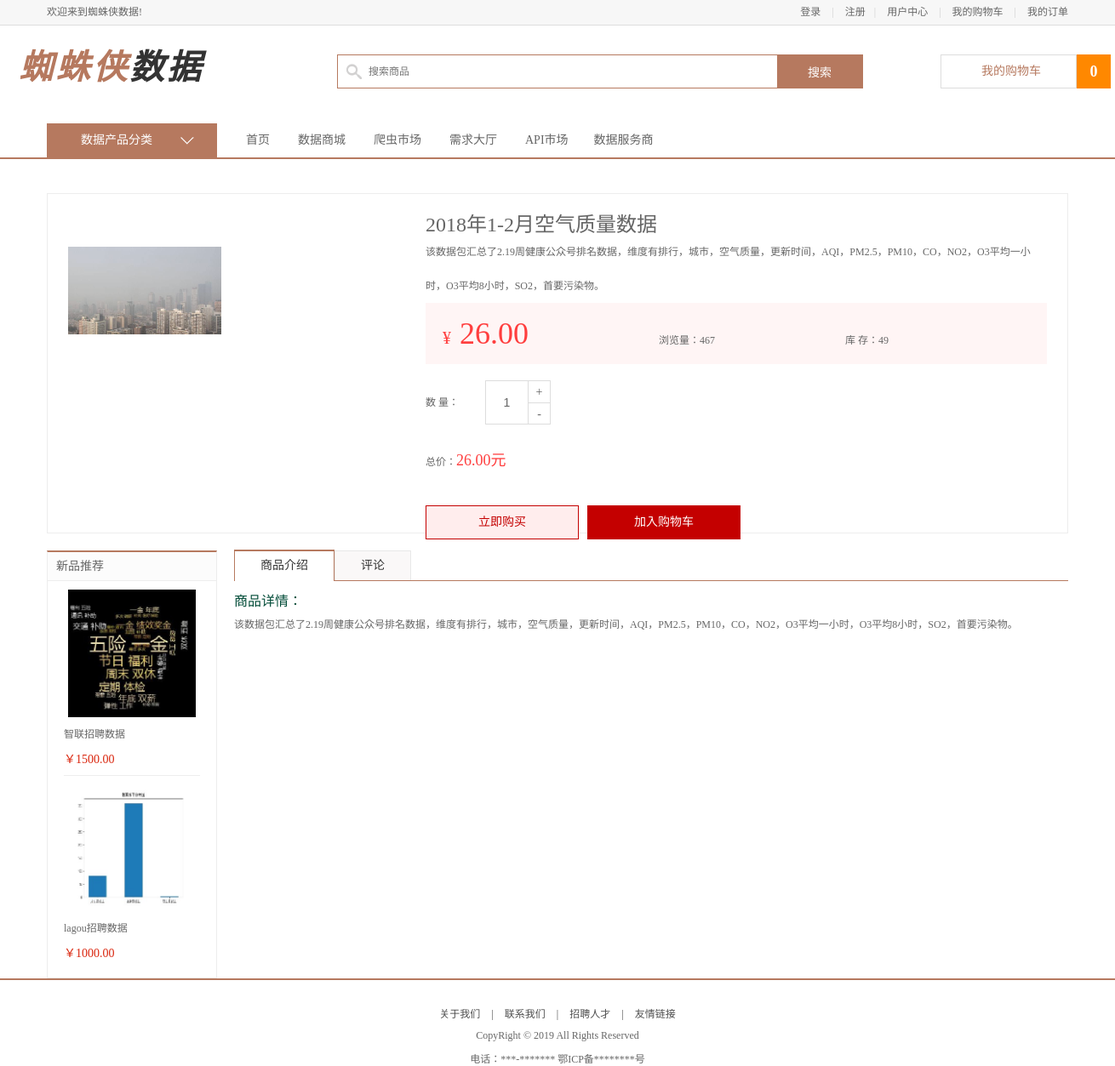
The app's page /8/ with its own data.
### apps/df_goods/models.py (models this page shows, shortened)
class GoodsInfo(models.Model):
    isDelete = models.BooleanField(default=False)  # 逻辑删除
    gtitle = models.CharField(max_length=20, verbose_name="商品名称", unique=True)
    gpic = models.ImageField(upload_to='df_goods', verbose_name="图片路径")
    gprice = models.DecimalField(max_digits=7, decimal_places=2, verbose_name="商品价格")  # 商品价格小数位为两位，整数位为3位
    gunit = models.CharField(max_length=20, verbose_name="浏览量")
    gclick = models.IntegerField(verbose_name="点击量", default=0)
    gjianjie = models.CharField(max_length=200, verbose_name="简介")
    gkucun = models.IntegerField(verbose_name="库存")
    gcontent = HTMLField(max_length=500, verbose_name="详情")
    gtype = models.ForeignKey(TypeInfo, on_delete=models.CASCADE, verbose_name="分类")  # 外键关联TypeInfo表
    class Meta:
        verbose_name = "商品"
        verbose_name_plural = verbose_name

### apps/df_goods/views.py (the view, shortened to what this page needs)
# urls.py: url('^(\d+)/$', views.detail, name="detail"),
def detail(request, gid):
    good_id = gid
    goods = GoodsInfo.objects.get(pk=int(good_id))
    goods.gclick = goods.gclick + 1  # 商品点击量
    goods.save()
    news = goods.gtype.goodsinfo_set.order_by('-id')[0:2]
    context = {
        'title': goods.gtype.ttitle,
        'guest_cart': 1,
        'cart_num': cart_count(request),
        'goods': goods,
        'news': news,
        'id': good_id,
    }
    response = render(request, 'df_goods/detail.html', context)
    return response

### apps/df_goods/views.py (called while the page is built)
def cart_count(request):
    if 'user_id' in request.session:
        return CartInfo.objects.filter(user_id=request.session['user_id']).count
    else:
        return 0

### templates/df_goods/detail.html (shortened to what this page needs)
{% extends 'df_goods/base.html' %}
{% block center_content %}
	<div class="goods_detail_con clearfix">
		<div class="goods_detail_pic fl"><img src="/static/{{ goods.gpic }}"></div>
		<div class="goods_detail_list fr">
			<h3>{{ goods.gtitle }}</h3>
			<p>{{ goods.gjianjie }}</p>
			<div class="prize_bar">
				<span class="show_pirze">¥<em id="gprice">{{ goods.gprice }}</em></span>
				<span class="show_unit">浏览量：{{ goods.gunit }}</span>
				<span class="show_unit">库  存：<span class="goods_kucun">{{ goods.gkucun }}</span></span>
			</div>
			<div class="goods_num clearfix">
				<div class="num_name fl">数 量：</div>
				<div class="num_add fl">
					<input type="text" class="num_show fl" value="1">
					<a href="javascript:plus();" class="add fr">+</a>
					<a href="javascript:minus();" class="minus fr">-</a>
				</div>
			</div>
			<div class="total">总价：<em id="gtotal">{{ goods.gprice }}元</em></div>
			<div class="operate_btn">
                {% if request.session.user_name|default:'' != '' %}
                    <a href="javascript:;" class="buy_btn">立即购买</a>
                {% else %}
                    <a href="{% url "df_user:login" %}" class="buy_btn">立即购买</a>
                {% endif %}
                {% if request.session.user_name|default:'' != '' %}
                    <a href="javascript:;" class="add_cart" id="add_cart">加入购物车</a>
                {% else %}
                    <a href="{% url "df_user:login" %}" class="add_cart" id="add_cart">加入购物车</a>
                {% endif %}
			</div>
		</div>
	</div>
	<div class="main_wrap clearfix">
		<div class="l_wrap fl clearfix">
			<div class="new_goods">
				<h3>新品推荐</h3>
				<ul>
                    {% for goods in news %}
					<li>
						<a href="/{{ goods.id }}"><img src="/static/{{ goods.gpic }}"></a>
						<h4><a href="#">{{ goods.gtitle }}</a></h4>
						<div class="prize">￥{{ goods.gprice }}</div>
					</li>
                    {%  endfor %}
                </ul>
			</div>
		</div>
		<div class="r_wrap fr clearfix">
			<ul class="detail_tab clearfix">
				<li class="active">商品介绍</li>
				<li>评论</li>
			</ul>
			<div class="tab_content">
				<dl>
					<dt>商品详情：</dt>
					<dd>{{ goods.gcontent|safe }}</dd>
				</dl>
			</div>
		</div>
	</div>
{% endblock center_content %}

### static/css/main.css (style rules this page uses)
body { font-family:'Microsoft Yahei';font-size:12px;color:#666; }
html,body { height:100% }
.main_wrap { width:1200px;margin:0 auto; }
.l_wrap { width:200px; }
.r_wrap { width:980px; }
.new_goods { border:1px solid #ededed; border-top:2px solid #b6795f; padding-bottom:10px; }
.new_goods h3 { height:33px;line-height:33px;background-color:#fcfcfc;border-bottom:1px solid #ededed;font-size:14px;font-weight:normal;text-indent:10px; }
.new_goods ul { width:160px;margin:0 auto;overflow:hidden; }
.new_goods li { border-bottom:1px solid #ededed;margin-bottom:-1px; }
.new_goods li img { display:block;width:150px;height:150px;margin:10px auto; }
.new_goods li h4 { width:160px;margin:0 auto; }
.new_goods li h4 a { font-weight:normal;color:#666;display:block;width:160px;overflow:hidden;white-space:nowrap;text-overflow:ellipsis; }
.new_goods li .prize { font-size:14px;color:#da260e;margin:10px auto; }
.goods_detail_con { width:1198px; height:398px; border:1px solid #ededed; margin:0 auto 20px; }
.goods_detail_pic { width:350px;height:350px;margin:24px 0 0 24px; }
.goods_detail_list { width:730px;height:350px;margin:24px 24px 0 0; }
.goods_detail_list h3 { font-size:24px;line-height:24px;color:#666;font-weight:normal; }
.goods_detail_list p { color:#666;line-height:40px; }
.prize_bar { height:72px;background-color:#fff5f5;line-height:72px; }
.prize_bar .show_pirze { font-size:20px;color:#ff3e3e;padding-left:20px }
.prize_bar .show_pirze em { font-style:normal;font-size:36px;padding-left:10px }
.prize_bar .show_unit { padding-left:150px }
.goods_num { height:52px;margin-top:19px; }
.goods_num .num_name { width:70px;height:52px;line-height:52px; }
.goods_num .num_add { width:75px;height:50px;border:1px solid #dddddd }
.goods_num .num_add input { width:49px;height:50px;text-align:center;line-height:50px;border:0px;outline:none;font-size:14px;color:#666 }
.goods_num .num_add .add,.goods_num .num_add .minus { width:25px;line-height:25px;text-align:center;border-left:1px solid #ddd;border-bottom:1px solid #ddd;color:#666;font-size:14px }
.goods_num .num_add .minus { border-bottom:0px }
.total { height:35px;line-height:35px;margin-top:25px; }
.total em { font-style:normal;color:#ff3e3e;font-size:18px }
.operate_btn { height:40px;margin-top:35px;font-size:0;position:relative; }
.operate_btn .buy_btn,.operate_btn .add_cart { display:inline-block;width:178px;height:38px;border:1px solid #c40000;font-size:14px;color:#c40000;line-height:38px;text-align:center;background-color:#ffeded; }
.operate_btn .add_cart { background-color:#c40000;color:#fff;margin-left:10px;position:relative;z-index:10; }
.detail_tab { height:35px; border-bottom:1px solid #b6795f }
.detail_tab li { height:34px;line-height:34px;padding:0 30px;font-size:14px;color:#333333;float:left;border:1px solid #e8e8e8;border-bottom:0px;cursor:pointer;background-color:#faf8f8 }
.detail_tab li.active { border-top:2px solid #b6795f;position:relative;background-color:#fff;border-left:1px solid #b6795f;border-right:1px solid #b6795f;top:-1px;height:35px; }
.tab_content dt { margin-top:10px;font-size:16px;color:#044d39 }
.tab_content dd { line-height:24px;margin-top:5px; }

### records on screen
GoodsInfo: gpic (picture), gtitle "2018年1-2月空气质量数据", gjianjie "该数据包汇总了2.19周健康公众号排名数据，维度有排行，城市，空气质量，更新时间，AQI，PM2.5，PM10，CO，NO2，O3平均一小时，O3平均8小时，SO2，首要污染物。", gprice "26.00", gunit "467", gkucun "49", gcontent "该数据包汇总了2.19周健康公众号排名数据，维度有排行，城市，空气质量，更新时间，AQI，PM2.5，PM10，CO，NO2，O3平均一小时，O3平均8小时，SO2，首要污染物。"
GoodsInfo: gpic (picture), gtitle "智联招聘数据", gprice "1500.00"
GoodsInfo: gpic (picture), gtitle "lagou招聘数据", gprice "1000.00"

### other values on screen
{{ cart_num }} "0"
